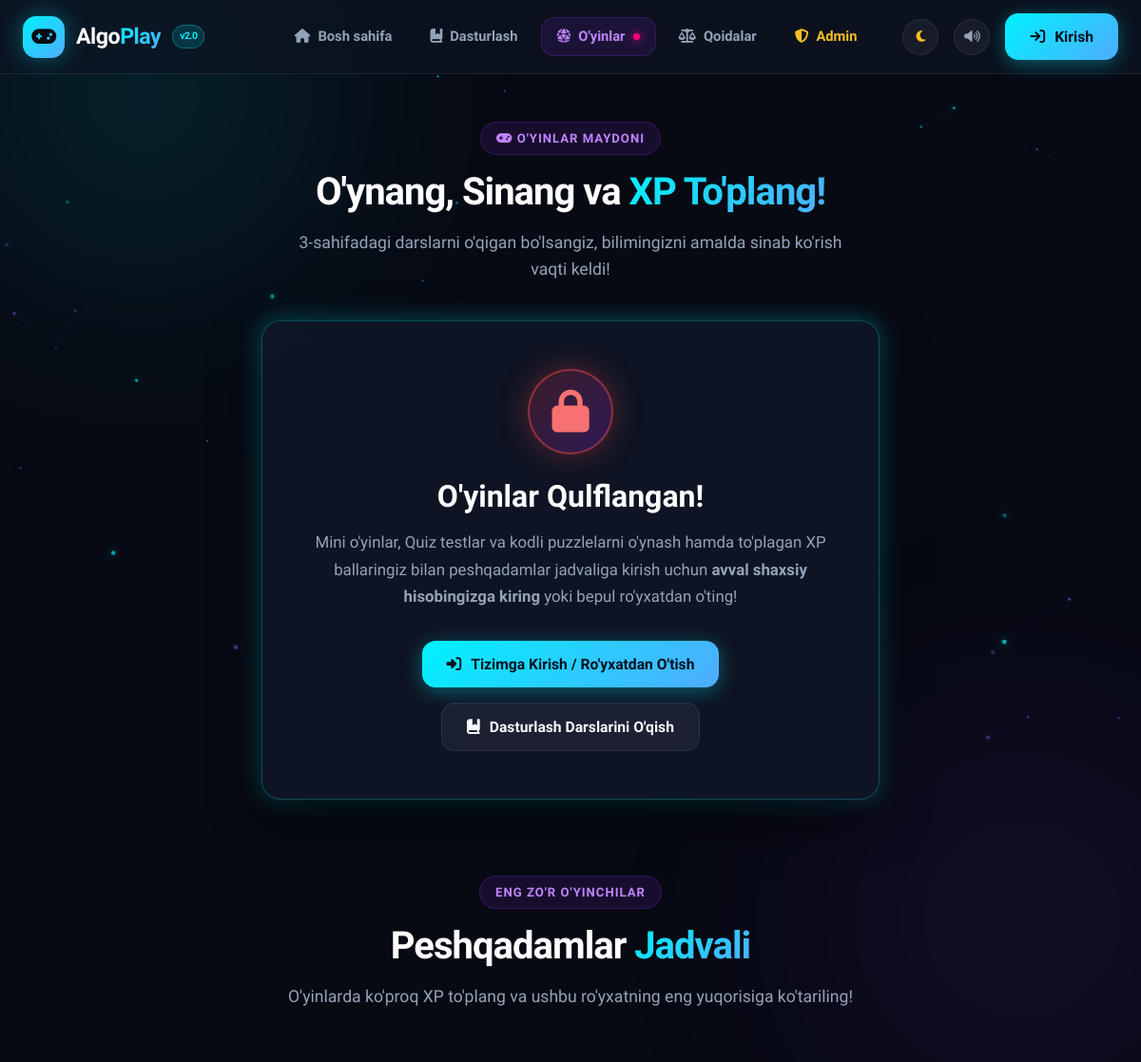
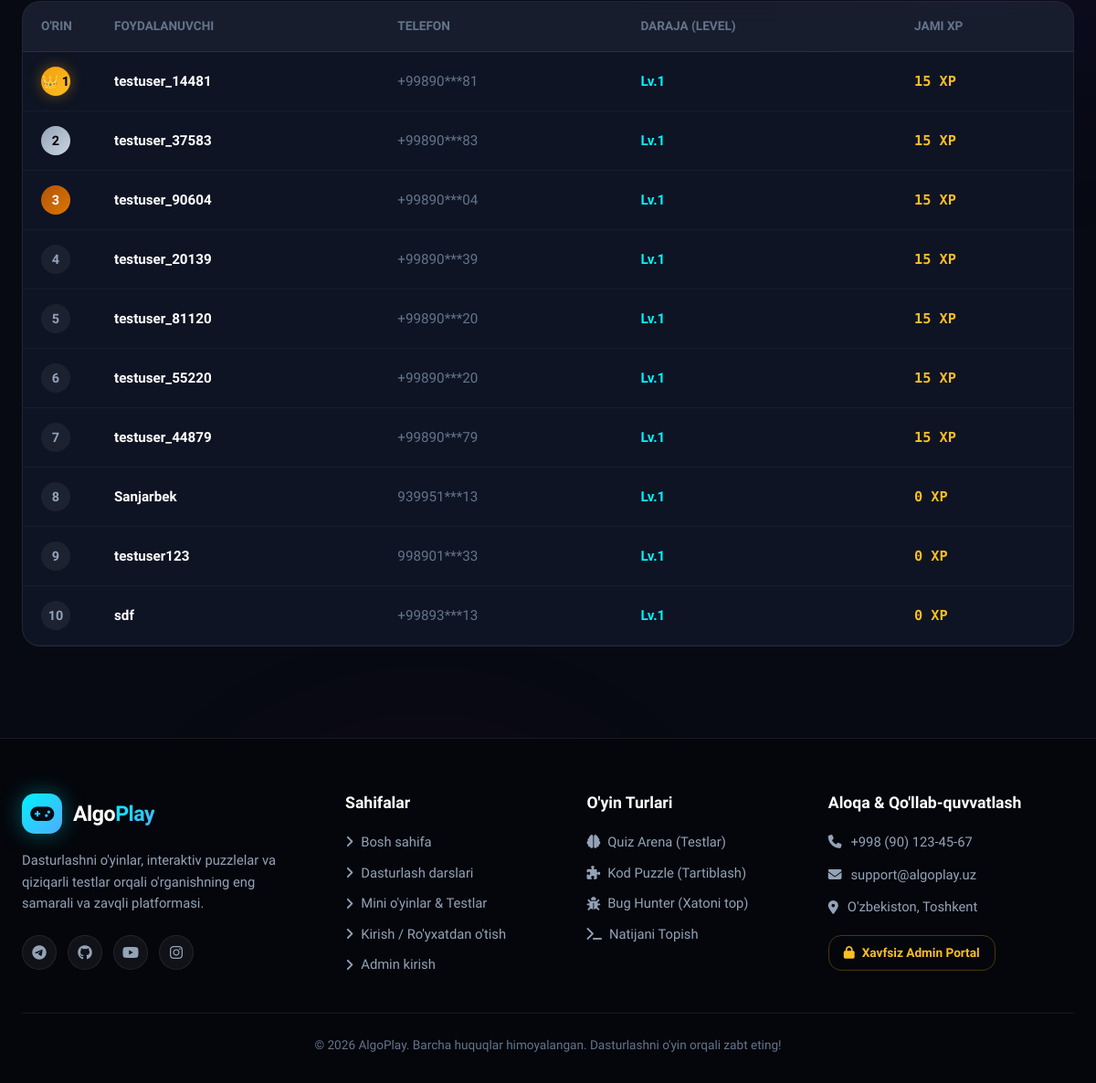
/games, run on the app's committed database (2 pictures, top to bottom).
### tables this page shows
CREATE TABLE users (
        id INTEGER PRIMARY KEY AUTOINCREMENT,
        phone TEXT UNIQUE NOT NULL,
        username TEXT UNIQUE NOT NULL,
        password_hash TEXT NOT NULL,
        xp INTEGER DEFAULT 0,
        level INTEGER DEFAULT 1,
        created_at TIMESTAMP DEFAULT CURRENT_TIMESTAMP
    );

### app.py (the view)
@app.route("/games")
def games_page():
    questions = db.get_all_questions()
    puzzles = db.get_all_puzzles()
    bugs = db.get_all_bugs()
    outputs = db.get_all_outputs()
    leaderboard = db.get_leaderboard(limit=10)
    for p in puzzles:
        if isinstance(p["blocks_json"], str):
            p["blocks"] = json.loads(p["blocks_json"])
            p["correct_order"] = json.loads(p["correct_order_json"])
    for b in bugs:
        if isinstance(b["options_json"], str):
            b["options"] = json.loads(b["options_json"])
    return render_template("games.html",
                           active_page="games",
                           questions=questions,
                           puzzles=puzzles,
                           bugs=bugs,
                           outputs=outputs,
                           leaderboard=leaderboard)

### templates/games.html (shortened to what this page needs)
{% extends "base.html" %}
{% block content %}
<div class="games-container">
    <div class="games-hero">
        <span class="section-tag"><i class="fa-solid fa-gamepad"></i> O'yinlar Maydoni</span>
        <h1 class="section-title">O'ynang, Sinang va <span class="gradient-text">XP To'plang!</span></h1>
        <p class="section-subtitle">
            3-sahifadagi darslarni o'qigan bo'lsangiz, bilimingizni amalda sinab ko'rish vaqti keldi!
        </p>
    </div>
    {% if current_user %}
    <div class="games-tabs">
        <button class="game-tab-btn active" id="tabBtnQuiz" onclick="switchGameMode('quiz')">
            <i class="fa-solid fa-brain"></i> 1. Quiz Arena (Savol-Javob)
        </button>
        <button class="game-tab-btn" id="tabBtnPuzzle" onclick="switchGameMode('puzzle')">
            <i class="fa-solid fa-puzzle-piece"></i> 2. Kod Puzzle (Tartiblash)
        </button>
        <button class="game-tab-btn" id="tabBtnBug" onclick="switchGameMode('bug')">
            <i class="fa-solid fa-bug"></i> 3. Bug Hunter (Xatoni Top)
        </button>
        <button class="game-tab-btn" id="tabBtnOutput" onclick="switchGameMode('output')">
            <i class="fa-solid fa-terminal"></i> 4. Natijani Top (Output)
        </button>
    </div>
    <div id="gameSectionQuiz" class="game-arena-card">
        <div class="quiz-header-bar">
            <div>
                <span style="color: var(--cyan); font-weight: 700; font-size: 0.85rem; text-transform: uppercase;">
                    <i class="fa-solid fa-circle-question"></i> <span id="quizCategory">Python Asoslari</span>
                </span>
                <h3 style="font-size: 1.15rem; margin-top: 4px;">Savol <span id="quizCurrentNum">1</span> / <span id="quizTotalNum">{{ questions|length }}</span></h3>
            </div>
            <div style="display: flex; align-items: center; gap: 10px;">
                <span id="quizStreakBadge" class="quiz-combo-badge" style="display: none;">
                    <i class="fa-solid fa-fire"></i> <span id="quizStreakCount">0</span>x Combo!
                </span>
                <div class="quiz-score-badge">
                    <i class="fa-solid fa-star"></i>
                    <span>XP: <strong id="quizUserScore">0</strong></span>
                </div>
            </div>
        </div>
        <div id="quizContentBox">
            <div class="quiz-question-text" id="quizQuestionText">Yuklanmoqda...</div>
            <div class="quiz-code-box" id="quizCodeBox" style="display: none;"></div>
            <div class="quiz-options-grid" id="quizOptionsGrid">
            </div>
            <div class="quiz-feedback-box" id="quizFeedbackBox" style="display: none;">
                <div>
                    <h4 id="quizFeedbackTitle" style="margin-bottom: 6px;"></h4>
                    <p id="quizFeedbackText" style="font-size: 0.92rem; color: var(--text-secondary);"></p>
                </div>
                <button class="btn btn-glow-primary btn-sm" id="quizNextBtn" onclick="nextQuizQuestion()">
                    Keyingisi <i class="fa-solid fa-arrow-right"></i>
                </button>
            </div>
        </div>
        <div id="quizFinishBox" style="display: none; padding: 24px 10px;">
            <div style="text-align: center; margin-bottom: 28px;">
                <div style="font-size: 3.5rem; color: #fbbf24; margin-bottom: 12px;">🏆</div>
                <h2 style="font-size: 2rem; margin-bottom: 8px;">Test Yakunlandi!</h2>
                <p style="font-size: 1.05rem; color: var(--text-secondary); max-width: 500px; margin: 0 auto 16px;">
                    Siz barcha savollarga javob berdingiz.
                </p>
                <div style="display: inline-flex; gap: 20px; background: rgba(255,255,255,0.04); border: 1px solid var(--border-glass); padding: 12px 24px; border-radius: var(--radius-full); margin-bottom: 20px;">
                    <span style="font-size: 1rem;"><i class="fa-solid fa-circle-check" style="color: var(--green);"></i> Natija: <strong id="quizCorrectCount" style="color: #fff;">0</strong> / <strong id="quizTotalCount">0</strong></span>
                    <span style="font-size: 1rem;"><i class="fa-solid fa-star" style="color: var(--amber);"></i> To'plangan: <strong id="quizFinalXp" style="color: var(--amber);">+0 XP</strong></span>
                </div>
                <div style="display: flex; gap: 12px; justify-content: center; flex-wrap: wrap;">
                    <button class="btn btn-glow-primary btn-sm" onclick="restartQuiz()">
                        <i class="fa-solid fa-rotate-right"></i> Qaytadan Yechish
                    </button>
                    <button class="btn btn-glow-purple btn-sm" onclick="switchGameMode('puzzle')">
                        <i class="fa-solid fa-puzzle-piece"></i> Kod Puzzlega O'tish
                    </button>
                </div>
            </div>
            <div class="quiz-results-review" style="margin-top: 30px; border-top: 1px solid var(--border-glass); padding-top: 24px;">
                <h3 style="font-size: 1.25rem; margin-bottom: 18px; display: flex; align-items: center; gap: 10px;">
                    <i class="fa-solid fa-list-check" style="color: var(--cyan);"></i> Savollar Tahlili va To'g'ri Javoblar
                </h3>
                <div id="quizReviewList" style="display: flex; flex-direction: column; gap: 16px;">
                </div>
            </div>
        </div>
    </div>
    <div id="gameSectionPuzzle" class="game-arena-card" style="display: none;">
        <div class="quiz-header-bar">
            <div>
                <span style="color: #c084fc; font-weight: 700; font-size: 0.85rem; text-transform: uppercase;">
                    <i class="fa-solid fa-puzzle-piece"></i> Kod Tartiblash Puzzli
                </span>
                <h3 style="font-size: 1.15rem; margin-top: 4px;" id="puzzleTitle">Puzzle 1</h3>
            </div>
            <div class="quiz-score-badge">
                <i class="fa-solid fa-award"></i>
                <span>Mukofot: <strong id="puzzleReward">25</strong> XP</span>
            </div>
        </div>
        <p id="puzzleDesc" style="color: var(--text-secondary); font-size: 1rem; margin-bottom: 20px;">
            Kod bloklarini to'g'ri mantiqiy ketma-ketlikda joylashtiring. Bloklarni ko'chirish uchun ⬆️ va ⬇️ tugmalarini bosing yoki sichqoncha bilan siljiting.
        </p>
        <div class="puzzle-blocks-container" id="puzzleBlocksContainer">
        </div>
        <div id="puzzleFeedback" style="display: none; padding: 14px 18px; border-radius: var(--radius-md); margin-bottom: 20px; font-weight: 600;"></div>
        <div class="puzzle-actions">
            <button class="btn btn-glow-primary" onclick="checkPuzzleOrder()">
                <i class="fa-solid fa-check-double"></i> Kodni Tekshirish
            </button>
            <button class="btn btn-outline" onclick="nextPuzzle()">
                <i class="fa-solid fa-forward-step"></i> Keyingi Puzzle
            </button>
        </div>
    </div>
    <div id="gameSectionBug" class="game-arena-card" style="display: none;">
        <div class="quiz-header-bar">
            <div>
                <span style="color: #f43f5e; font-weight: 700; font-size: 0.85rem; text-transform: uppercase;">
                    <i class="fa-solid fa-bug"></i> Bug Hunter (Xatoni Topish)
                </span>
                <h3 style="font-size: 1.15rem; margin-top: 4px;" id="bugTitle">Xatoni Toping</h3>
            </div>
            <div class="quiz-score-badge">
                <i class="fa-solid fa-shield-virus"></i>
                <span>Mukofot: <strong id="bugReward">20</strong> XP</span>
            </div>
        </div>
        <p style="color: var(--text-secondary); margin-bottom: 16px;">
            Quyidagi Python kodida xatolik yashiringan. Uni diqqat bilan o'rganing va to'g'ri sababni tanlang:
        </p>
        <div class="quiz-code-box" id="bugCodeBox" style="color: #fca5a5;"></div>
        <div class="quiz-options-grid" id="bugOptionsGrid">
        </div>
        <div class="quiz-feedback-box" id="bugFeedbackBox" style="display: none;">
            <div>
                <h4 id="bugFeedbackTitle" style="margin-bottom: 6px;"></h4>
                <p id="bugFeedbackText" style="font-size: 0.92rem; color: var(--text-secondary);"></p>
            </div>
            <button class="btn btn-glow-purple btn-sm" onclick="nextBugChallenge()">
                Keyingi Xatolik <i class="fa-solid fa-arrow-right"></i>
            </button>
        </div>
    </div>
    <div id="gameSectionOutput" class="game-arena-card" style="display: none;">
        <div class="quiz-header-bar">
            <div>
                <span style="color: var(--amber); font-weight: 700; font-size: 0.85rem; text-transform: uppercase;">
                    <i class="fa-solid fa-terminal"></i> Terminal Natijasini Top
                </span>
                <h3 style="font-size: 1.15rem; margin-top: 4px;">Ushbu kod qanday natija chiqaradi?</h3>
            </div>
            <div class="quiz-score-badge">
                <i class="fa-solid fa-bolt"></i>
                <span>XP: <strong id="outputReward">15</strong> XP</span>
            </div>
        </div>
        <div class="quiz-code-box" id="outputCodeBox">
a = [1, 2, 3]
b = a
b.append(4)
print(len(a))
        </div>
        <div class="quiz-options-grid" id="outputOptionsGrid">
        </div>
        <div class="quiz-feedback-box" id="outputFeedbackBox" style="display: none;">
            <div>
                <h4 id="outputFeedbackTitle"></h4>
                <p id="outputFeedbackText" style="font-size: 0.92rem; color: var(--text-secondary);"></p>
            </div>
            <button class="btn btn-glow-primary btn-sm" onclick="nextOutputChallenge()">
                Keyingisi <i class="fa-solid fa-arrow-right"></i>
            </button>
        </div>
    </div>
    {% else %}
    <div class="game-lock-container">
        <div class="game-lock-icon">
            <i class="fa-solid fa-lock"></i>
        </div>
        <h2 class="game-lock-title">O'yinlar Qulflangan!</h2>
        <p class="game-lock-desc">
            Mini o'yinlar, Quiz testlar va kodli puzzlelarni o'ynash hamda to'plagan XP ballaringiz bilan peshqadamlar jadvaliga kirish uchun <strong>avval shaxsiy hisobingizga kiring</strong> yoki bepul ro'yxatdan o'ting!
        </p>
        <div class="game-lock-actions">
            <a href="{{ url_for('auth_page') }}" class="btn btn-glow-primary">
                <i class="fa-solid fa-right-to-bracket"></i> Tizimga Kirish / Ro'yxatdan O'tish
            </a>
            <a href="{{ url_for('learn_page') }}" class="btn btn-outline">
                <i class="fa-solid fa-book-bookmark"></i> Dasturlash Darslarini O'qish
            </a>
        </div>
    </div>
    {% endif %}
    <div class="leaderboard-section">
        <div class="section-header">
            <span class="section-tag">Eng Zo'r O'yinchilar</span>
            <h2 class="section-title">Peshqadamlar <span class="gradient-text">Jadvali</span></h2>
            <p class="section-subtitle">O'yinlarda ko'proq XP to'plang va ushbu ro'yxatning eng yuqorisiga ko'tariling!</p>
        </div>
        <div class="leaderboard-table-container">
            <table class="table-custom">
                <thead>
                    <tr>
                        <th style="width: 80px;">O'rin</th>
                        <th>Foydalanuvchi</th>
                        <th>Telefon</th>
                        <th>Daraja (Level)</th>
                        <th>Jami XP</th>
                    </tr>
                </thead>
                <tbody id="leaderboardBody">
                    {% for u in leaderboard %}
                    <tr>
                        <td>
                            <span class="rank-badge {% if loop.index == 1 %}rank-1{% elif loop.index == 2 %}rank-2{% elif loop.index == 3 %}rank-3{% else %}rank-other{% endif %}">
                                {% if loop.index == 1 %}👑 1{% else %}{{ loop.index }}{% endif %}
                            </span>
                        </td>
                        <td><strong style="color: #fff;">{{ u.username }}</strong></td>
                        <td style="color: var(--text-muted);">{{ u.phone[:6] }}***{{ u.phone[-2:] if u.phone|length >= 8 else '' }}</td>
                        <td><span style="color: var(--cyan); font-weight: 700;">Lv.{{ u.level }}</span></td>
                        <td><span style="color: var(--amber); font-weight: 800; font-family: var(--font-code);">{{ u.xp }} XP</span></td>
                    </tr>
                    {% endfor %}
                </tbody>
            </table>
        </div>
    </div>
</div>
{% endblock %}

### data on the page
users: shows "👑 1", username "testuser_14481", phone "+99890", phone "81", level "1", xp "15"
users: username "testuser_37583", phone "+99890", phone "83", level "1", xp "15"
users: username "testuser_90604", phone "+99890", phone "04", level "1", xp "15"
users: username "testuser_20139", phone "+99890", phone "39", level "1", xp "15"
users: username "testuser_81120", phone "+99890", phone "20", level "1", xp "15"
users: username "testuser_55220", phone "+99890", phone "20", level "1", xp "15"
users: username "testuser_44879", phone "+99890", phone "79", level "1", xp "15"
users: username "Sanjarbek", phone "939951", phone "13", level "1", xp "0"
users: username "testuser123", phone "998901", phone "33", level "1", xp "0"
users: username "sdf", phone "+99893", phone "13", level "1", xp "0"
